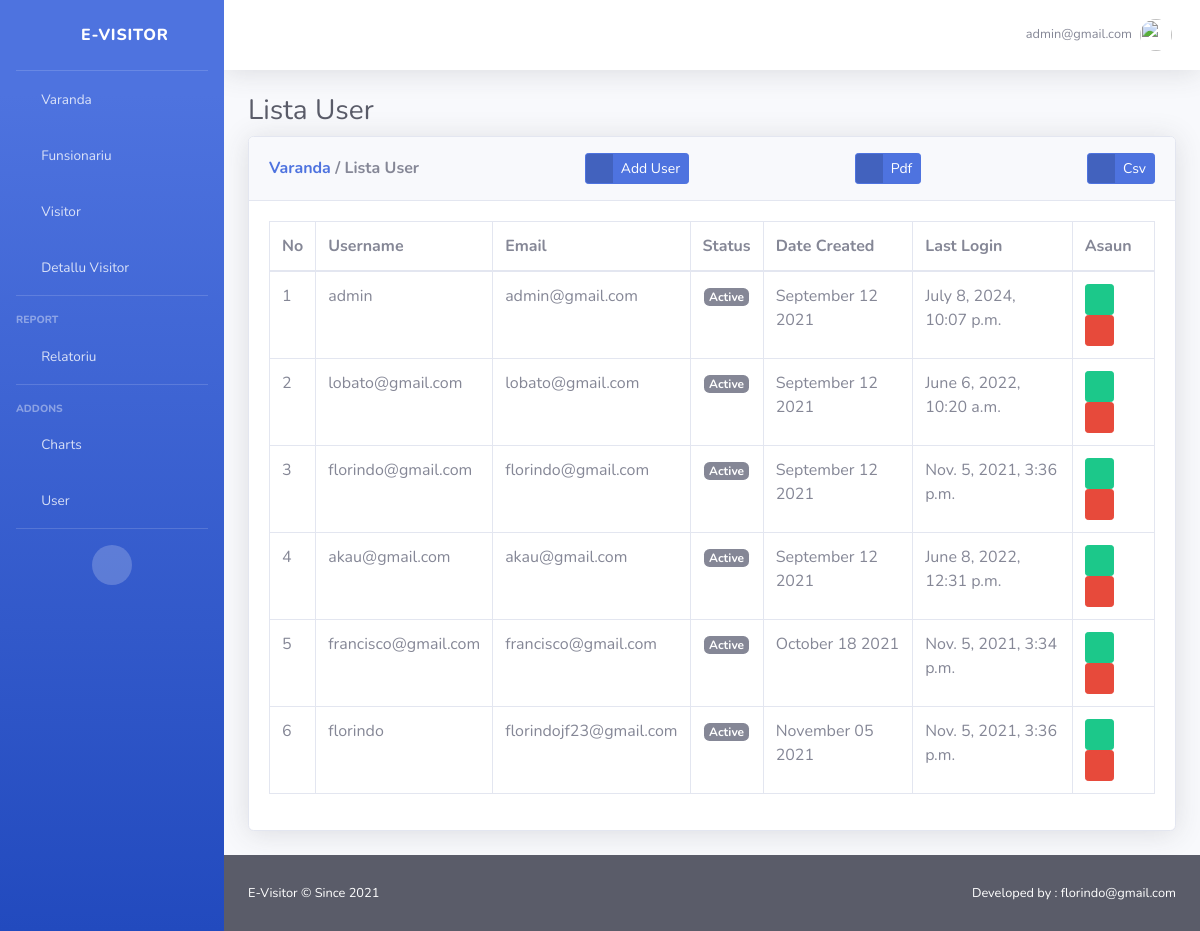
Before: /userlist/ (signed in) with the older database file.
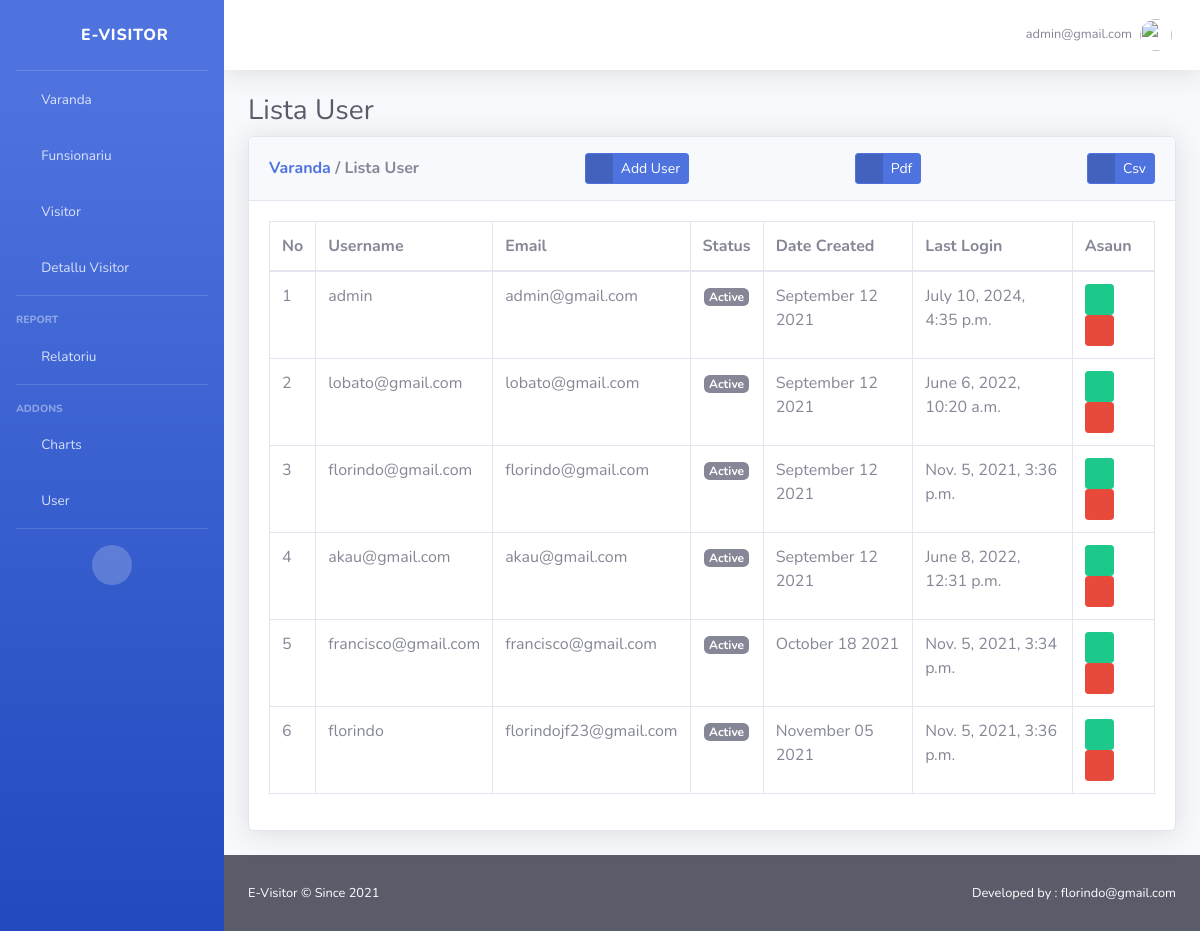
After: the same page with the newer database file.
### user/models.py (models this page shows)
class User(AbstractUser):
	is_visitor = models.BooleanField(default=False)
	is_recepcionist = models.BooleanField(default=False)
	is_funsionariu = models.BooleanField(default=False)

### user/views.py (the view)
# urls.py: path('',userlist,name="userlist"),
@login_required
def userlist(request):
	user = User.objects.all()
	context = {
		"userlist":user,
	}
	return render(request,"userlist.html",context)

### user/templates/userlist.html (shortened to what this page needs)
{% extends 'main/base.html' %}
{% load static %}
{% block content %}
<div class="container-fluid">
                    <h1 class="h3 mb-2 text-gray-800">Lista User</h1>
                    <div class="card shadow mb-4">
                        <div class="card-header py-3 d-flex flex-row align-items-center justify-content-between">
                            <h6 class="m-0 font-weight-bold text-primary text-muted"><a href="{% url 'home' %}">Varanda</a> / Lista User</h6>
                            <a class="btn btn-sm btn-primary btn-icon-split" href="{% url 'create_funcionariu' %}">
                                <span class="icon text-white-50">
                                    <i class="fas fa-plus"></i>
                                </span>
                                <span class="text">Add User</span>
                            </a>
                            <a class="btn btn-sm btn-primary btn-icon-split" href="{% url 'pdf_funcionariu' %}">
                                <span class="icon text-white-50">
                                    <i class="fas fa-print"></i>
                                </span>
                                <span class="text">Pdf</span>
                            </a>
                             <a class="btn btn-sm btn-primary btn-icon-split" href="{% url 'csv_funcionariu' %}">
                                <span class="icon text-white-50">
                                    <i class="fas fa-print"></i>
                                </span>
                                <span class="text">Csv</span>
                            </a>
                        </div>
                        <div class="card-body">
                            <div class="table-responsive">
                                <table class="table table-bordered" id="dataTable" width="100%" cellspacing="0">
                                    <thead>
                                        <tr>
                                            <th>No</th>
                                            <th>Username</th>
                                            <th>Email</th>
                                            <th>Status</th>
                                            <th>Date Created</th>
                                            <th>Last Login</th>
                                            <th>Asaun</th>
                                        </tr>
                                    </thead>
                                    <tbody>
                                        {% for data in userlist %}
                                        <tr>
                                            <td>{{ forloop.counter }}</td>
                                            <td>{{ data.username }}</td>
                                            <td>{{ data.email }}</td>
                                            <td>{% if data.is_active %}<center><span class="badge badge-secondary">Active</span></center>{% else %}<center><span class="badge badge-warning">Not Active{% endif %}</span></center></td>
                                            <td>{{ data.date_joined | date:"F d Y"}}</td>
                                            <td>{{ data.last_login }}</td>
                                            <td><a href="#" class="btn btn-sm btn-success">
                                                <span class="icon">
                                                    <i class="fas fa-edit"></i>
                                                </span></a>
                                               <button type="button" class="btn btn-sm btn-danger" data-toggle="modal" data-target="#delete-{{ data.id }}" style="text-decoration: none"><i class="fa fa-trash"></i></button>
                                            </td>
                                      </tr>
                                        {% endfor %}
                                    </tbody>
                                </table>
                            </div>
                        </div>
                    </div>
                </div>
{% endblock %}

### admin1/templates/main/base.html (shortened to what this page needs)
{% load static %}
<!DOCTYPE html>
<html lang="en">
{% include 'main/head.html' %}
<body id="page-top">
    <div id="wrapper">
{% if request.user.is_staff %}
{% include 'main/sidebar.html' %}
{% endif %}
        <div id="content-wrapper" class="d-flex flex-column">
            <div id="content">
{% include 'main/topbar.html' %}
                {% block content %}
                {% endblock %}
            </div>
{% include 'main/footer.html' %}
        </div>
    </div>
</body>
</html>

### admin1/templates/main/head.html (shortened to what this page needs)
{% load static %}
<head>
    <link href=" {% static 'vendor/fontawesome-free/css/all.min.css' %}" rel="stylesheet" type="text/css">
    <link href=" {% static 'css/sb-admin-2.min.css' %}" rel="stylesheet">
    <link href="{% static 'vendor/datatables/dataTables.bootstrap4.min.css' %}" rel="stylesheet">
</head>

### admin1/templates/main/sidebar.html (shortened to what this page needs)
{% load static %}
<ul class="navbar-nav bg-gradient-primary sidebar sidebar-dark accordion" id="accordionSidebar">
            <a class="sidebar-brand d-flex align-items-center justify-content-center" href="{% url 'home' %}">
                <div class="sidebar-brand-icon rotate-n-15">
                    <i class="fas fa-laugh-wink"></i>
                </div>
                <div class="sidebar-brand-text mx-3">E-Visitor <sup></sup></div>
            </a>
            <hr class="sidebar-divider my-0">
            <li class="nav-item {{active_varanda}}">
                <a class="nav-link" href="{% url 'home' %}">
                    <i class="fas fa-fw fa-tachometer-alt"></i>
                    <span>Varanda</span></a>
            </li>
            <li class="nav-item {{active_funsionariu}}">
                <a class="nav-link" href="{% url 'funcionariu' %}">
                    <i class="fas fa-fw fa-users"></i>
                    <span>Funsionariu</span></a>
            </li>
            <li class="nav-item {{active_visitor}}">
                <a class="nav-link" href="{% url 'visitor' %}">
                    <i class="fas fa-fw fa-users"></i>
                    <span>Visitor</span></a>
            </li>
            <li class="nav-item">
                <a class="nav-link" href="{% url 'detailvisitor' %}">
                    <i class="fas fa-fw fa-users"></i>
                    <span>Detallu Visitor</span></a>
            </li>
            <hr class="sidebar-divider">
            <div class="sidebar-heading">
                Report
            </div>
            <li class="nav-item">
                <a class="nav-link collapsed" href="#" data-toggle="collapse" data-target="#collapseTwo"
                    aria-expanded="true" aria-controls="collapseTwo">
                    <i class="fas fa-fw fa-cog"></i>
                    <span>Relatoriu</span>
                </a>
            </li>
            <hr class="sidebar-divider">
            <div class="sidebar-heading">
                Addons
            </div>
            <li class="nav-item">
                <a class="nav-link" href="{% url 'charts' %}">
                    <i class="fas fa-fw fa-chart-area"></i>
                    <span>Charts</span></a>
            </li>
            <li class="nav-item">
                <a class="nav-link" href="{% url 'userlist' %}">
                    <i class="fas fa-fw fa-chart-area"></i>
                    <span>User</span></a>
            </li>
            <hr class="sidebar-divider d-none d-md-block">
            <div class="text-center d-none d-md-inline">
                <button class="rounded-circle border-0" id="sidebarToggle"></button>
            </div>
        </ul>

### admin1/templates/main/topbar.html (shortened to what this page needs)
{% load static %}
<nav class="navbar navbar-expand navbar-light bg-white topbar mb-4 static-top shadow">
                    <ul class="navbar-nav ml-auto">
                        <li class="nav-item dropdown no-arrow">
                            <a class="nav-link dropdown-toggle" href="#" id="userDropdown" role="button"
                                data-toggle="dropdown" aria-haspopup="true" aria-expanded="false">
                                <span class="mr-2 d-none d-lg-inline text-gray-600 small">{{request.user.email}}</span>
                                <img class="img-profile rounded-circle"
                                    src=" {% static 'img/undraw_profile.svg' %}">
                            </a>
                        </li>
                    </ul>
                </nav>

### admin1/templates/main/footer.html
 			<footer class="sticky-footer bg-dark">
                <div class="container my-auto">
                    <div class="copyright text-center text-white my-auto d-flex justify-content-between">
                        <span>E-Visitor &copy; Since 2021</span>
                        <span>Developed by : florindo@gmail.com</span>
                    </div>
                </div>
            </footer>

### admin1/templates/main/script.html (shortened to what this page needs)
 {% load static %}

Changed rows visible on the page:
changed User "admin": last_login "July 8, 2024, 10:07 p.m." → "July 10, 2024, 4:35 p.m."
